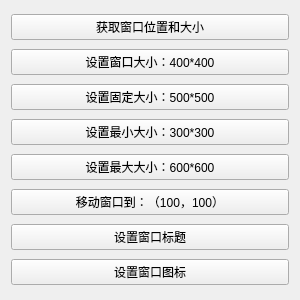
<?xml version="1.0" encoding="UTF-8"?>
<ui version="4.0">
 <class>Widget</class>
 <widget class="QWidget" name="Widget">
  <property name="geometry">
   <rect>
    <x>0</x>
    <y>0</y>
    <width>300</width>
    <height>300</height>
   </rect>
  </property>
  <property name="windowTitle">
   <string>Widget</string>
  </property>
  <layout class="QVBoxLayout" name="verticalLayout">
   <item>
    <widget class="QPushButton" name="btn_getsize">
     <property name="text">
      <string>获取窗口位置和大小</string>
     </property>
    </widget>
   </item>
   <item>
    <widget class="QPushButton" name="btn_setsize">
     <property name="text">
      <string>设置窗口大小：400*400</string>
     </property>
    </widget>
   </item>
   <item>
    <widget class="QPushButton" name="btn_setfixdsize">
     <property name="text">
      <string>设置固定大小：500*500</string>
     </property>
    </widget>
   </item>
   <item>
    <widget class="QPushButton" name="btn_setminsize">
     <property name="text">
      <string>设置最小大小：300*300</string>
     </property>
    </widget>
   </item>
   <item>
    <widget class="QPushButton" name="btn_setmaxsize">
     <property name="text">
      <string>设置最大大小：600*600</string>
     </property>
    </widget>
   </item>
   <item>
    <widget class="QPushButton" name="btn_move">
     <property name="text">
      <string>移动窗口到：（100，100）</string>
     </property>
    </widget>
   </item>
   <item>
    <widget class="QPushButton" name="btn_settitle">
     <property name="text">
      <string>设置窗口标题</string>
     </property>
    </widget>
   </item>
   <item>
    <widget class="QPushButton" name="btn_seticon">
     <property name="text">
      <string>设置窗口图标</string>
     </property>
    </widget>
   </item>
  </layout>
 </widget>
 <resources/>
 <connections/>
</ui>
